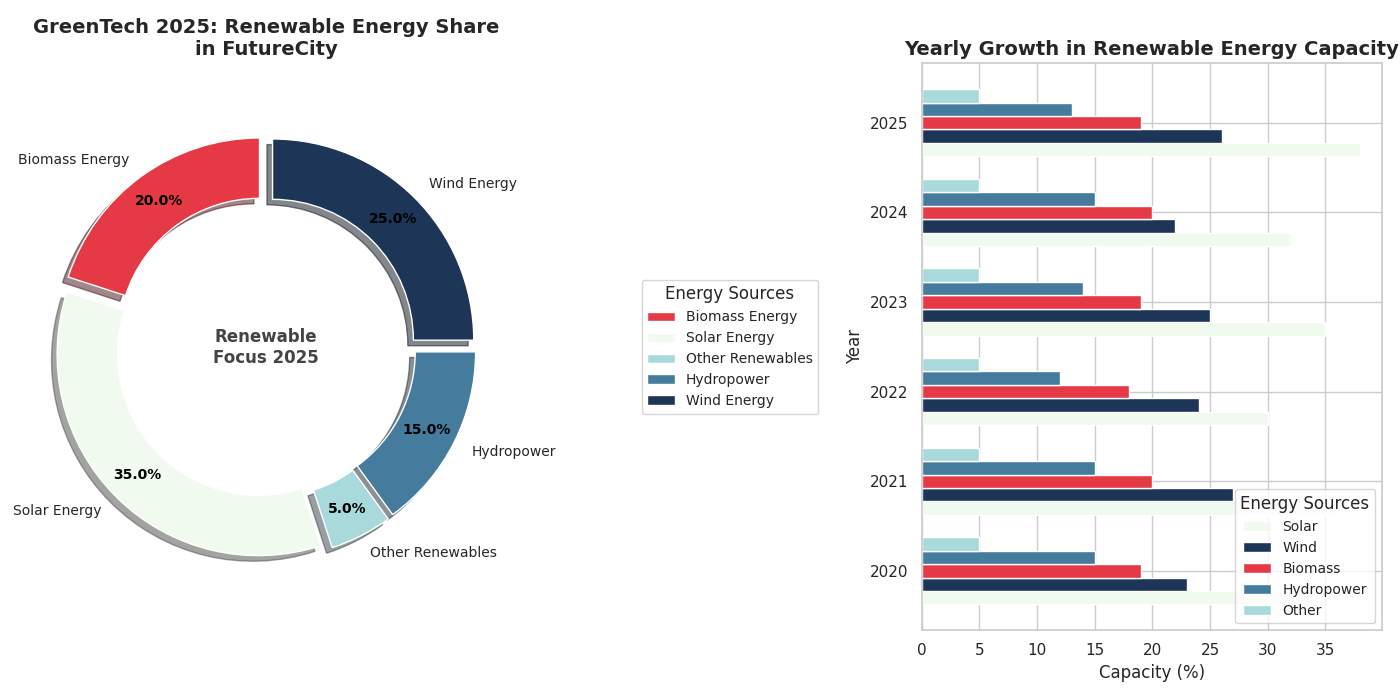

Write the Python code that produced this figure.
import matplotlib.pyplot as plt
import numpy as np

# Data for the donut chart
energy_sources = ['Biomass Energy', 'Solar Energy', 'Other Renewables', 'Hydropower', 'Wind Energy']
percentages = [20, 35, 5, 15, 25]
new_colors = ['#E63946', '#F1FAEE', '#A8DADC', '#457B9D', '#1D3557']

# Data for the bar chart
years = np.arange(2020, 2026)
solar = [34, 36, 30, 35, 32, 38]
wind = [23, 27, 24, 25, 22, 26]
biomass = [19, 20, 18, 19, 20, 19]
hydropower = [15, 15, 12, 14, 15, 13]
other_renewables = [5, 5, 5, 5, 5, 5]

fig, axs = plt.subplots(1, 2, figsize=(14, 7))

# Donut chart remains unchanged
wedges, texts, autotexts = axs[0].pie(
    percentages,
    labels=energy_sources,
    colors=new_colors,
    autopct='%1.1f%%',
    startangle=90,
    pctdistance=0.85,
    wedgeprops=dict(width=0.3, edgecolor='w'),
    explode=(0.05, 0.05, 0.05, 0.05, 0.05),
    shadow=True
)

centre_circle = plt.Circle((0, 0), 0.70, fc='white')
axs[0].add_artist(centre_circle)
axs[0].set_title('GreenTech 2025: Renewable Energy Share\nin FutureCity', fontsize=14, fontweight='bold')

plt.setp(autotexts, size=10, weight="bold", color="black")
plt.setp(texts, size=10)
axs[0].axis('equal')

axs[0].legend(wedges, energy_sources, title="Energy Sources", loc='center left', bbox_to_anchor=(1.3, 0.5), fontsize=10)
axs[0].annotate('Renewable\nFocus 2025', xy=(0, 0), fontsize=12, fontweight='bold', color='#444444', ha='center', va='center')

# Horizontal bar chart
width = 0.15
bar_positions = np.arange(len(years))

axs[1].barh(bar_positions - 2*width, solar, width, label='Solar', color='#F1FAEE')
axs[1].barh(bar_positions - width, wind, width, label='Wind', color='#1D3557')
axs[1].barh(bar_positions, biomass, width, label='Biomass', color='#E63946')
axs[1].barh(bar_positions + width, hydropower, width, label='Hydropower', color='#457B9D')
axs[1].barh(bar_positions + 2*width, other_renewables, width, label='Other', color='#A8DADC')

axs[1].set_title('Yearly Growth in Renewable Energy Capacity', fontsize=14, fontweight='bold')
axs[1].set_ylabel('Year', fontsize=12)
axs[1].set_xlabel('Capacity (%)', fontsize=12)
axs[1].set_yticks(bar_positions)
axs[1].set_yticklabels(years)
axs[1].legend(title="Energy Sources", fontsize=10, loc='lower right')

plt.tight_layout()
plt.show()
